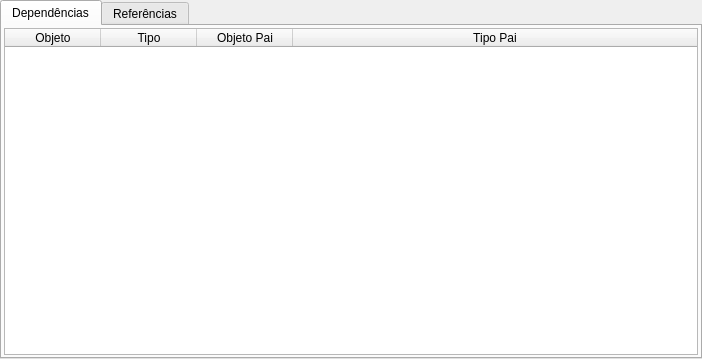
<?xml version="1.0" encoding="UTF-8"?>
<ui version="4.0">
 <class>ListaObjetosWidget</class>
 <widget class="QWidget" name="ListaObjetosWidget">
  <property name="geometry">
   <rect>
    <x>0</x>
    <y>0</y>
    <width>702</width>
    <height>359</height>
   </rect>
  </property>
  <property name="windowTitle">
   <string>Form</string>
  </property>
  <property name="windowIcon">
   <iconset resource="../res/resources.qrc">
    <normaloff>:/icones/icones/pgsqlModeler48x48.png</normaloff>:/icones/icones/pgsqlModeler48x48.png</iconset>
  </property>
  <layout class="QGridLayout" name="listaobjetos_grid">
   <property name="horizontalSpacing">
    <number>0</number>
   </property>
   <property name="verticalSpacing">
    <number>4</number>
   </property>
   <property name="margin">
    <number>0</number>
   </property>
   <item row="0" column="0">
    <widget class="QTabWidget" name="tabWidget">
     <property name="currentIndex">
      <number>0</number>
     </property>
     <property name="iconSize">
      <size>
       <width>22</width>
       <height>22</height>
      </size>
     </property>
     <widget class="QWidget" name="dependncias_tab">
      <attribute name="title">
       <string>Dependências</string>
      </attribute>
      <layout class="QGridLayout" name="gridLayout">
       <property name="margin">
        <number>2</number>
       </property>
       <property name="spacing">
        <number>2</number>
       </property>
       <item row="0" column="0">
        <widget class="QTableWidget" name="dependencias_tbw">
         <property name="enabled">
          <bool>true</bool>
         </property>
         <property name="font">
          <font>
           <pointsize>9</pointsize>
          </font>
         </property>
         <property name="editTriggers">
          <set>QAbstractItemView::NoEditTriggers</set>
         </property>
         <property name="alternatingRowColors">
          <bool>true</bool>
         </property>
         <property name="selectionMode">
          <enum>QAbstractItemView::NoSelection</enum>
         </property>
         <property name="selectionBehavior">
          <enum>QAbstractItemView::SelectRows</enum>
         </property>
         <property name="gridStyle">
          <enum>Qt::SolidLine</enum>
         </property>
         <property name="sortingEnabled">
          <bool>true</bool>
         </property>
         <attribute name="horizontalHeaderCascadingSectionResizes">
          <bool>true</bool>
         </attribute>
         <attribute name="horizontalHeaderDefaultSectionSize">
          <number>96</number>
         </attribute>
         <attribute name="horizontalHeaderMinimumSectionSize">
          <number>23</number>
         </attribute>
         <attribute name="horizontalHeaderShowSortIndicator" stdset="0">
          <bool>true</bool>
         </attribute>
         <attribute name="horizontalHeaderStretchLastSection">
          <bool>true</bool>
         </attribute>
         <attribute name="verticalHeaderVisible">
          <bool>false</bool>
         </attribute>
         <attribute name="verticalHeaderCascadingSectionResizes">
          <bool>false</bool>
         </attribute>
         <attribute name="verticalHeaderDefaultSectionSize">
          <number>20</number>
         </attribute>
         <attribute name="verticalHeaderHighlightSections">
          <bool>false</bool>
         </attribute>
         <attribute name="verticalHeaderMinimumSectionSize">
          <number>19</number>
         </attribute>
         <attribute name="verticalHeaderShowSortIndicator" stdset="0">
          <bool>false</bool>
         </attribute>
         <attribute name="verticalHeaderStretchLastSection">
          <bool>false</bool>
         </attribute>
         <column>
          <property name="text">
           <string>Objeto</string>
          </property>
          <property name="icon">
           <iconset resource="../res/resources.qrc">
            <normaloff>:/icones/icones/table.png</normaloff>:/icones/icones/table.png</iconset>
          </property>
         </column>
         <column>
          <property name="text">
           <string>Tipo</string>
          </property>
          <property name="icon">
           <iconset resource="../res/resources.qrc">
            <normaloff>:/icones/icones/usertype.png</normaloff>:/icones/icones/usertype.png</iconset>
          </property>
         </column>
         <column>
          <property name="text">
           <string>Objeto Pai</string>
          </property>
          <property name="icon">
           <iconset resource="../res/resources.qrc">
            <normaloff>:/icones/icones/schema.png</normaloff>:/icones/icones/schema.png</iconset>
          </property>
         </column>
         <column>
          <property name="text">
           <string>Tipo Pai</string>
          </property>
          <property name="icon">
           <iconset resource="../res/resources.qrc">
            <normaloff>:/icones/icones/usertype.png</normaloff>:/icones/icones/usertype.png</iconset>
          </property>
         </column>
        </widget>
       </item>
      </layout>
     </widget>
     <widget class="QWidget" name="referencias_tab">
      <attribute name="title">
       <string>Referências</string>
      </attribute>
      <layout class="QGridLayout" name="gridLayout_2">
       <property name="margin">
        <number>2</number>
       </property>
       <property name="spacing">
        <number>2</number>
       </property>
       <item row="0" column="0">
        <widget class="QTableWidget" name="referencias_tbw">
         <property name="enabled">
          <bool>true</bool>
         </property>
         <property name="font">
          <font>
           <pointsize>9</pointsize>
          </font>
         </property>
         <property name="editTriggers">
          <set>QAbstractItemView::NoEditTriggers</set>
         </property>
         <property name="alternatingRowColors">
          <bool>true</bool>
         </property>
         <property name="selectionMode">
          <enum>QAbstractItemView::NoSelection</enum>
         </property>
         <property name="selectionBehavior">
          <enum>QAbstractItemView::SelectRows</enum>
         </property>
         <property name="gridStyle">
          <enum>Qt::SolidLine</enum>
         </property>
         <property name="sortingEnabled">
          <bool>true</bool>
         </property>
         <attribute name="horizontalHeaderCascadingSectionResizes">
          <bool>true</bool>
         </attribute>
         <attribute name="horizontalHeaderDefaultSectionSize">
          <number>96</number>
         </attribute>
         <attribute name="horizontalHeaderShowSortIndicator" stdset="0">
          <bool>true</bool>
         </attribute>
         <attribute name="horizontalHeaderStretchLastSection">
          <bool>true</bool>
         </attribute>
         <attribute name="verticalHeaderVisible">
          <bool>false</bool>
         </attribute>
         <attribute name="verticalHeaderCascadingSectionResizes">
          <bool>false</bool>
         </attribute>
         <attribute name="verticalHeaderDefaultSectionSize">
          <number>20</number>
         </attribute>
         <attribute name="verticalHeaderHighlightSections">
          <bool>false</bool>
         </attribute>
         <attribute name="verticalHeaderShowSortIndicator" stdset="0">
          <bool>false</bool>
         </attribute>
         <attribute name="verticalHeaderStretchLastSection">
          <bool>false</bool>
         </attribute>
         <column>
          <property name="text">
           <string>Objeto</string>
          </property>
          <property name="icon">
           <iconset resource="../res/resources.qrc">
            <normaloff>:/icones/icones/table.png</normaloff>:/icones/icones/table.png</iconset>
          </property>
         </column>
         <column>
          <property name="text">
           <string>Tipo</string>
          </property>
          <property name="icon">
           <iconset resource="../res/resources.qrc">
            <normaloff>:/icones/icones/usertype.png</normaloff>:/icones/icones/usertype.png</iconset>
          </property>
         </column>
         <column>
          <property name="text">
           <string>Objeto Pai</string>
          </property>
          <property name="icon">
           <iconset resource="../res/resources.qrc">
            <normaloff>:/icones/icones/schema.png</normaloff>:/icones/icones/schema.png</iconset>
          </property>
         </column>
         <column>
          <property name="text">
           <string>Tipo Pai</string>
          </property>
          <property name="icon">
           <iconset resource="../res/resources.qrc">
            <normaloff>:/icones/icones/usertype.png</normaloff>:/icones/icones/usertype.png</iconset>
          </property>
         </column>
        </widget>
       </item>
      </layout>
     </widget>
    </widget>
   </item>
  </layout>
 </widget>
 <resources>
  <include location="../res/resources.qrc"/>
 </resources>
 <connections/>
</ui>
